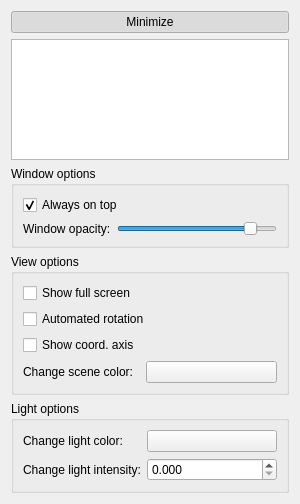
<?xml version="1.0" encoding="UTF-8"?>
<ui version="4.0">
 <class>Control3DWidget</class>
 <widget class="QWidget" name="Control3DWidget">
  <property name="geometry">
   <rect>
    <x>0</x>
    <y>0</y>
    <width>300</width>
    <height>504</height>
   </rect>
  </property>
  <property name="sizePolicy">
   <sizepolicy hsizetype="Preferred" vsizetype="Preferred">
    <horstretch>0</horstretch>
    <verstretch>0</verstretch>
   </sizepolicy>
  </property>
  <property name="minimumSize">
   <size>
    <width>0</width>
    <height>0</height>
   </size>
  </property>
  <property name="maximumSize">
   <size>
    <width>500</width>
    <height>16777215</height>
   </size>
  </property>
  <property name="windowTitle">
   <string>3D Control</string>
  </property>
  <layout class="QHBoxLayout" name="horizontalLayout_2">
   <item>
    <layout class="QVBoxLayout" name="m_verticalLayout_base">
     <item>
      <widget class="QPushButton" name="m_pushButton_minimize">
       <property name="text">
        <string>Minimize</string>
       </property>
       <property name="checkable">
        <bool>true</bool>
       </property>
       <property name="checked">
        <bool>true</bool>
       </property>
      </widget>
     </item>
     <item>
      <layout class="QGridLayout" name="m_gridLayout_main">
       <item row="1" column="0">
        <widget class="QGroupBox" name="m_groupBox_windowOptions">
         <property name="title">
          <string>Window options</string>
         </property>
         <layout class="QFormLayout" name="formLayout_2">
          <item row="1" column="0">
           <widget class="QLabel" name="m_label_opacity">
            <property name="text">
             <string>Window opacity:</string>
            </property>
           </widget>
          </item>
          <item row="1" column="1">
           <widget class="QSlider" name="m_horizontalSlider_opacity">
            <property name="minimum">
             <number>25</number>
            </property>
            <property name="maximum">
             <number>100</number>
            </property>
            <property name="pageStep">
             <number>1</number>
            </property>
            <property name="value">
             <number>90</number>
            </property>
            <property name="orientation">
             <enum>Qt::Horizontal</enum>
            </property>
           </widget>
          </item>
          <item row="0" column="0" colspan="2">
           <widget class="QCheckBox" name="m_checkBox_alwaysOnTop">
            <property name="text">
             <string>Always on top</string>
            </property>
            <property name="checked">
             <bool>true</bool>
            </property>
           </widget>
          </item>
         </layout>
        </widget>
       </item>
       <item row="0" column="0">
        <widget class="QTreeView" name="m_treeView_loadedData">
         <property name="sizePolicy">
          <sizepolicy hsizetype="Expanding" vsizetype="Expanding">
           <horstretch>0</horstretch>
           <verstretch>0</verstretch>
          </sizepolicy>
         </property>
         <property name="minimumSize">
          <size>
           <width>0</width>
           <height>0</height>
          </size>
         </property>
         <property name="mouseTracking">
          <bool>false</bool>
         </property>
         <property name="toolTip">
          <string/>
         </property>
         <property name="selectionMode">
          <enum>QAbstractItemView::SingleSelection</enum>
         </property>
         <property name="selectionBehavior">
          <enum>QAbstractItemView::SelectItems</enum>
         </property>
        </widget>
       </item>
       <item row="2" column="0">
        <widget class="QGroupBox" name="m_groupBox_viewOptions">
         <property name="title">
          <string>View options</string>
         </property>
         <layout class="QFormLayout" name="formLayout">
          <item row="3" column="0">
           <widget class="QLabel" name="m_label_sceneColorPicker">
            <property name="text">
             <string>Change scene color:</string>
            </property>
           </widget>
          </item>
          <item row="3" column="1">
           <widget class="QPushButton" name="m_pushButton_sceneColorPicker">
            <property name="text">
             <string/>
            </property>
           </widget>
          </item>
          <item row="0" column="0" colspan="2">
           <widget class="QCheckBox" name="m_checkBox_showFullScreen">
            <property name="text">
             <string>Show full screen</string>
            </property>
           </widget>
          </item>
          <item row="1" column="0" colspan="2">
           <widget class="QCheckBox" name="m_checkBox_rotate">
            <property name="text">
             <string>Automated rotation</string>
            </property>
           </widget>
          </item>
          <item row="2" column="0">
           <widget class="QCheckBox" name="m_checkBox_coordAxis">
            <property name="text">
             <string>Show coord. axis</string>
            </property>
           </widget>
          </item>
         </layout>
        </widget>
       </item>
       <item row="3" column="0">
        <widget class="QGroupBox" name="m_groupBox_lightOptions">
         <property name="title">
          <string>Light options</string>
         </property>
         <layout class="QFormLayout" name="formLayout_3">
          <item row="0" column="0">
           <widget class="QLabel" name="label">
            <property name="text">
             <string>Change light color:</string>
            </property>
           </widget>
          </item>
          <item row="1" column="0">
           <widget class="QLabel" name="label_2">
            <property name="text">
             <string>Change light intensity:</string>
            </property>
           </widget>
          </item>
          <item row="1" column="1">
           <widget class="QDoubleSpinBox" name="m_doubleSpinBox_colorIntensity">
            <property name="decimals">
             <number>3</number>
            </property>
            <property name="singleStep">
             <double>0.010000000000000</double>
            </property>
           </widget>
          </item>
          <item row="0" column="1">
           <widget class="QPushButton" name="m_pushButton_lightColorPicker">
            <property name="text">
             <string/>
            </property>
           </widget>
          </item>
         </layout>
        </widget>
       </item>
      </layout>
     </item>
    </layout>
   </item>
  </layout>
 </widget>
 <resources/>
 <connections/>
 <slots>
  <slot>onAlwaysOnTop(bool)</slot>
 </slots>
</ui>
